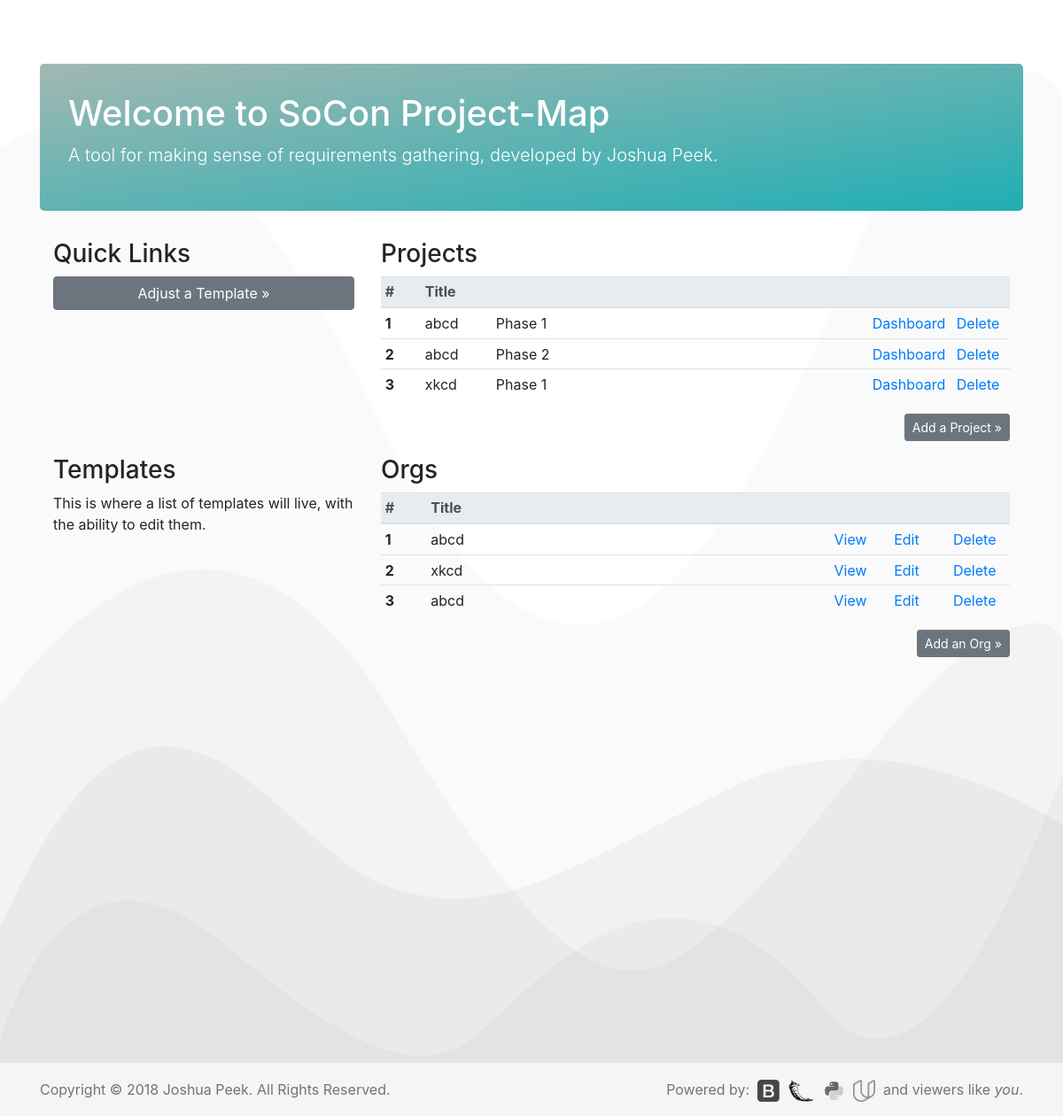
Before: / with the older database file.
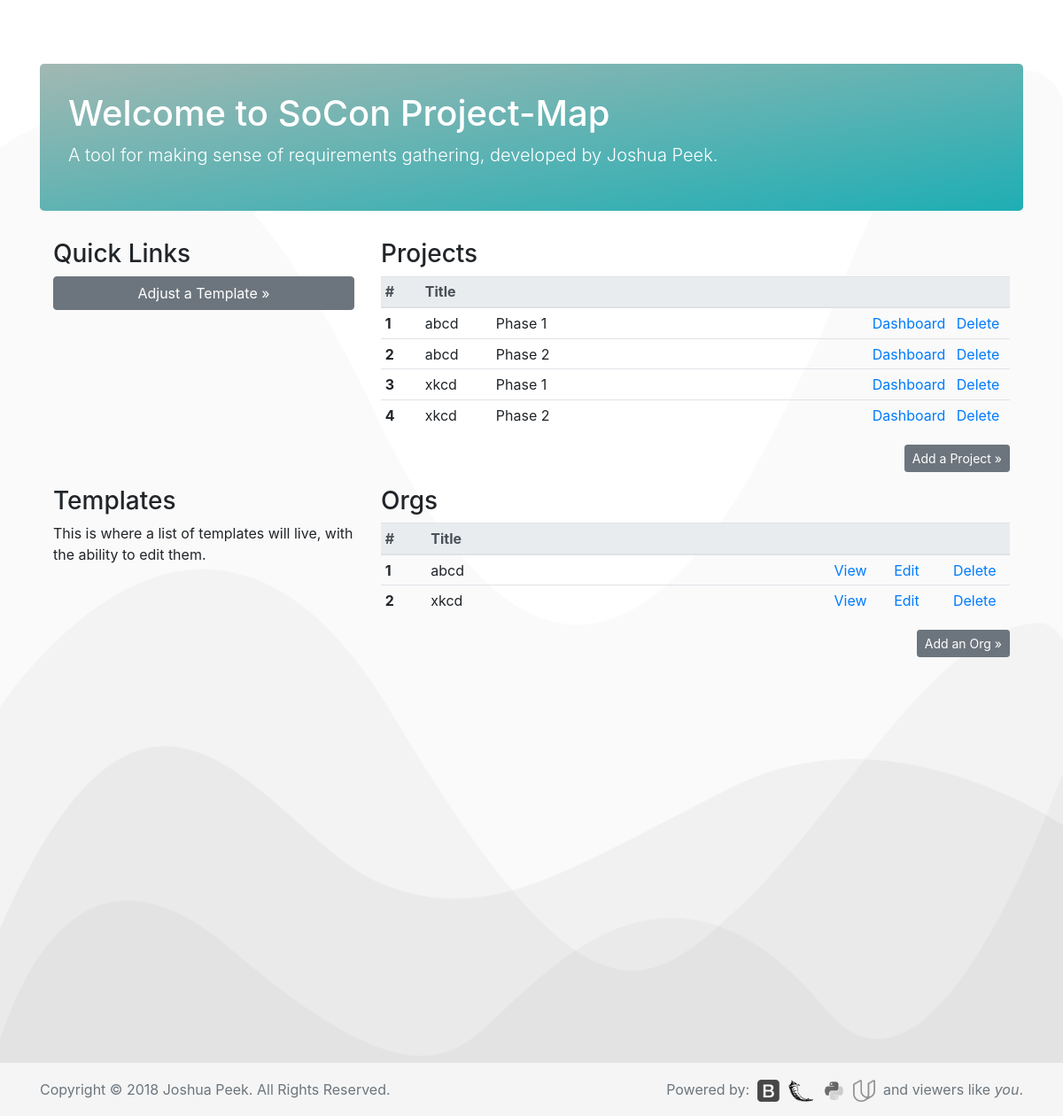
After: the same page with the newer database file.
### database_setup.py (models this page shows, shortened)
class Project(Base):
    __tablename__ = 'project'
    id = Column(Integer, primary_key=True)
    title = Column(String(250), nullable=False)
    description = Column(String(500))
    stage = Column(String(100))
    org_id = Column(Integer, ForeignKey('org.id'))
    org = relationship(Org)

class Org(Base):
    __tablename__ = 'org'
    id = Column(Integer, primary_key=True)
    title = Column(String(250), nullable=False)
    description = Column(String(500))

### app.py (the view)
@app.route('/')
def mainPage():
    allorgs = session.query(Org).all()
    allprojects = session.query(Project).all()
    return render_template('main.html', allorgs=allorgs,
                            allprojects=allprojects)

### templates/main.html (shortened to what this page needs)
<!doctype html>
<html lang="en">
  {% include "header.html" %}
  <body>
    <main role="main" class="container">
      <div class="jumbotron">
        <h1>Welcome to SoCon Project-Map</h1>
        <p class="lead">A tool for making sense of requirements gathering,
          developed by Joshua Peek.</p>
      </div>
      <div class="container">
        <div class="row">
          <div class="col-md-4">
            <h3>Quick Links</h3>
              <p><button type="button" class="btn btn-secondary btn-block">Adjust a Template &raquo;</button></p>
          </div>
          <div class="col-md-8">
            <h3>Projects</h3>
              <table class="table table-responsive table-sm table-hover" width="100%">
                <thead class="thead-light">
                  <tr>
                    <th scope="col" width="45px">#</th>
                    <th scope="col" width="80px">Title</th>
                    <th scope="col" width="425px"></th>
                    <th scope="col" width="95px"></th>
                    <th scope="col" width="65px"></th>
                  </tr>
                </thead>
                <tbody>
                  {% for i in allprojects %}
                  <tr>
                    <th scope="row">{{loop.index}}</th>
                    <td>{{i.org.title}}</td>
                    <td>{{i.title}}</td>
                    <td><a href='{{url_for('projectPage', org_id = i.org.id,  project_id = i.id)}}'>Dashboard</a></td>
                    <td><a href='{{url_for('delProject', org_id = i.org.id,  project_id = i.id)}}'>Delete</a></td>
                  </tr>
                  {% endfor %}
                </tbody>
              </table>
            <span style="float:right;">
              <p><button type="button" class="btn btn-secondary btn-sm" data-toggle="modal" data-target="#add-project">Add a Project &raquo;</button></p>
            </span>
          </div>
        </div>
        <div class="row">
          <div class="col-md-4">
            <h3>Templates</h3>
              <p>This is where a list of templates will live, with the ability to edit them.</p>
          </div>
          <div class="col-md-8">
            <h3>Orgs</h3>
              <table class="table table-responsive table-sm table-hover" width="100%">
                <thead class="thead-light">
                  <tr>
                    <th scope="col" width="55px">#</th>
                    <th scope="col" width="501px">Title</th>
                    <th scope="col" width="70px"></th>
                    <th scope="col" width="70px"></th>
                    <th scope="col" width="70px"></th>
                  </tr>
                </thead>
                <tbody>
                  {% for i in allorgs %}
                  <tr>
                    <th scope="row">{{loop.index}}</th>
                    <td>{{i.title}}</td>
                    <td><a href='{{url_for('orgPage', org_id = i.id)}}'>View</a></td>
                    <td><a href='{{url_for('editOrg', org_id = i.id)}}'>Edit</a></td>
                    <td><a href='{{url_for('delOrg', org_id = i.id)}}'>Delete</a></td>
                  </tr>
                  {% endfor %}
                </tbody>
              </table>
            <span style="float:right;">
              <p><button type="button" class="btn btn-secondary btn-sm" data-toggle="modal" data-target="#add-org">Add an Org &raquo;</button></p>
            </span>
          </div>
        </div>
      </div>
    </main>
  {% include "footer.html" %}
  </body>
</html>

Changed rows visible on the page:
removed Org: title "abcd"
added Project: org "xkcd", title "Phase 2"
